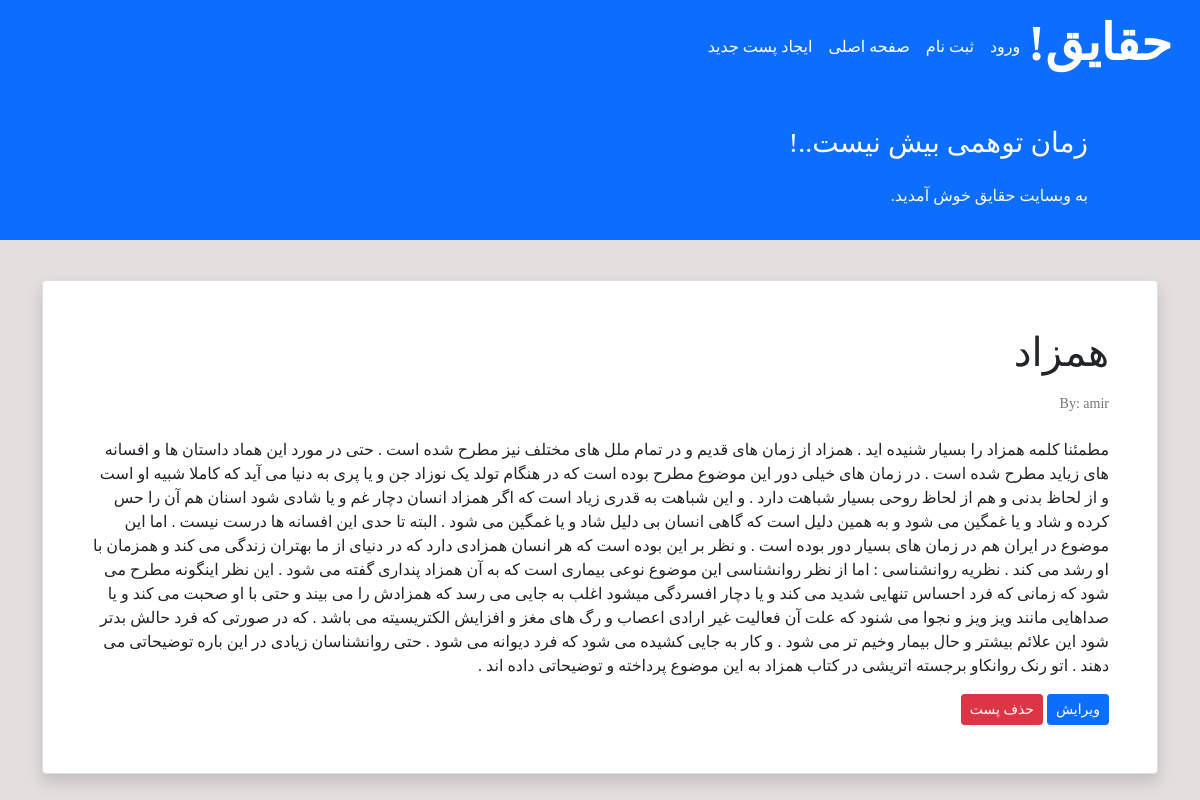
The app's page /detail/15/ with its own data.
### theory/models.py (models this page shows, shortened)
class Post(models.Model):
    STATUS_CHOICES=(
        ('pub', 'Published'),
        ('drf', 'Draft'),
    )
    title=models.CharField(max_length=100)
    text=models.TextField()
    author=models.ForeignKey('auth.User', on_delete=models.CASCADE)
    datetime_created=models.DateTimeField(auto_now_add=True)
    datetime_modified=models.DateTimeField(auto_now=True)
    status=models.CharField(choices=STATUS_CHOICES, max_length=3)

### theory/views.py (the view)
# urls.py: path('detail/<int:pk>/', views.PostDetailView.as_view(), name='post_detail'),
class PostDetailView(generic.DetailView):
    template_name = 'theory/post_detail.html'
    model = Post
    context_object_name = 'post'

### theory/templates/theory/post_detail.html (shortened to what this page needs)
{% extends '_base.html' %}
{% block content %}
    <div class="container mt-4">
        <div class="row">
            <div class="col-12">
                <div class="card shadow my-3 p-5">
                    <h1>{{ post.title }}</h1>
                    <p class="small text-muted mt-2">By: {{ post.author }}</p>
                    <p class="mt-2">{{ post.text }}</p>
                    <div>
                        <a href="{% url 'post_update' post.id %}" class="btn btn-sm btn-primary">ویرایش</a>
                        <a href="{% url 'post_delete' post.id %}" class="btn btn-sm btn-danger">حذف پست</a>
                    </div>
                </div>
            </div>
        </div>
    </div>
{% endblock content %}

### templates/_base.html (style rules this page uses)
body { font-family: 'Irancell' !important; }

### records on screen
Post: title "همزاد", author "amir", text "مطمئنا کلمه همزاد را بسیار شنیده اید . همزاد از زمان های قدیم و در تمام ملل های مختلف نیز مطرح شده است . حتی در مورد این هماد داستان ها و افسانه های زیاید مطرح شده است . در زمان های خیلی دور این موضوع مطرح بوده است که در هنگام تولد یک نوزاد جن و یا پری به دنیا می آید که کاملا شبیه او است و از لحاظ بدنی و هم از لحاظ روحی بسیار شباهت دارد . و این شباهت به قدری زیاد است که اگر همزاد انسان دچار غم و یا شادی شود اسنان هم آن را حس کرده و شاد و یا غمگین می شود و به همین دلیل است که گاهی انسان بی دلیل شاد و یا غمگین می شود . البته تا حدی این افسانه ها درست نیست . اما این موضوع در ایران هم در زمان های بسیار دور بوده است . و نظر بر این بوده است که هر انسان همزادی دارد که در دنیای از ما بهتران زندگی…"
